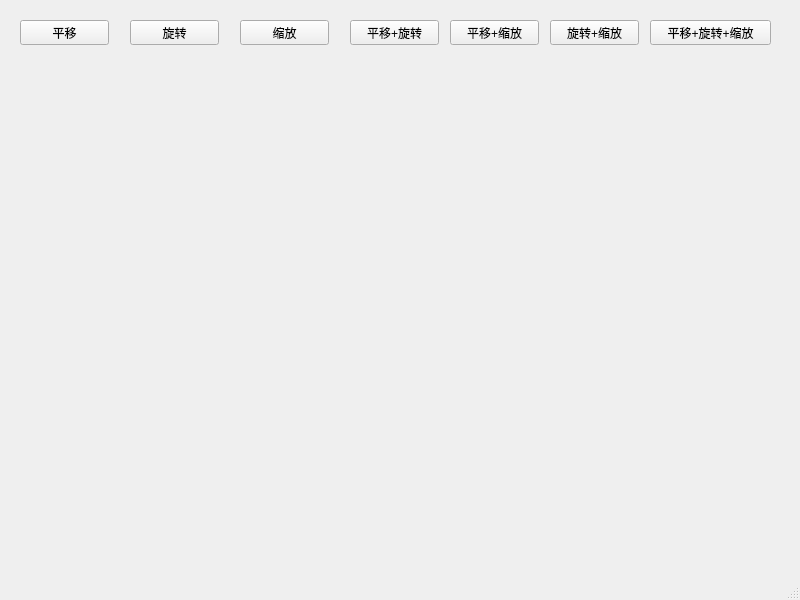
<?xml version="1.0" encoding="UTF-8"?>
<ui version="4.0">
 <class>MainWindow</class>
 <widget class="QMainWindow" name="MainWindow">
  <property name="geometry">
   <rect>
    <x>0</x>
    <y>0</y>
    <width>800</width>
    <height>600</height>
   </rect>
  </property>
  <property name="windowTitle">
   <string>19221407 赵隽博</string>
  </property>
  <widget class="QWidget" name="centralwidget">
   <widget class="QPushButton" name="pushButton">
    <property name="geometry">
     <rect>
      <x>20</x>
      <y>20</y>
      <width>89</width>
      <height>25</height>
     </rect>
    </property>
    <property name="text">
     <string>平移</string>
    </property>
   </widget>
   <widget class="QPushButton" name="pushButton_2">
    <property name="geometry">
     <rect>
      <x>130</x>
      <y>20</y>
      <width>89</width>
      <height>25</height>
     </rect>
    </property>
    <property name="text">
     <string>旋转</string>
    </property>
   </widget>
   <widget class="QPushButton" name="pushButton_3">
    <property name="geometry">
     <rect>
      <x>240</x>
      <y>20</y>
      <width>89</width>
      <height>25</height>
     </rect>
    </property>
    <property name="text">
     <string>缩放</string>
    </property>
   </widget>
   <widget class="QPushButton" name="pushButton_4">
    <property name="geometry">
     <rect>
      <x>350</x>
      <y>20</y>
      <width>89</width>
      <height>25</height>
     </rect>
    </property>
    <property name="text">
     <string>平移+旋转</string>
    </property>
   </widget>
   <widget class="QPushButton" name="pushButton_5">
    <property name="geometry">
     <rect>
      <x>450</x>
      <y>20</y>
      <width>89</width>
      <height>25</height>
     </rect>
    </property>
    <property name="text">
     <string>平移+缩放</string>
    </property>
   </widget>
   <widget class="QPushButton" name="pushButton_6">
    <property name="geometry">
     <rect>
      <x>550</x>
      <y>20</y>
      <width>89</width>
      <height>25</height>
     </rect>
    </property>
    <property name="text">
     <string>旋转+缩放</string>
    </property>
   </widget>
   <widget class="QPushButton" name="pushButton_7">
    <property name="geometry">
     <rect>
      <x>650</x>
      <y>20</y>
      <width>121</width>
      <height>25</height>
     </rect>
    </property>
    <property name="text">
     <string>平移+旋转+缩放</string>
    </property>
   </widget>
  </widget>
  <widget class="QMenuBar" name="menubar">
   <property name="geometry">
    <rect>
     <x>0</x>
     <y>0</y>
     <width>800</width>
     <height>27</height>
    </rect>
   </property>
  </widget>
  <widget class="QStatusBar" name="statusbar"/>
 </widget>
 <resources/>
 <connections/>
</ui>
